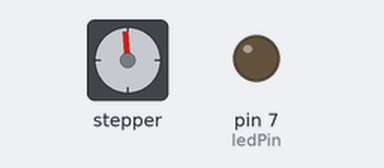
Simulated run of this sketch. Board: Arduino Uno, built with avr-gcc and run on an emulated ATmega328P. Shown: stepper motor, output pins drawn as LEDs (lit = HIGH). Stepper angles assume 100 steps per turn.

Above: at 0.15 s.
At 0.75 s:
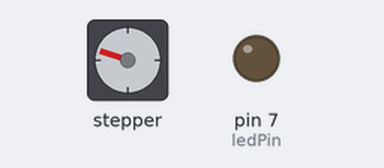
At 1.66 s:
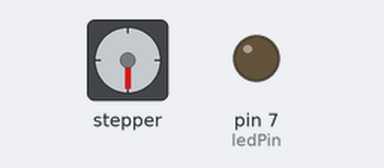
At 3.1 s:
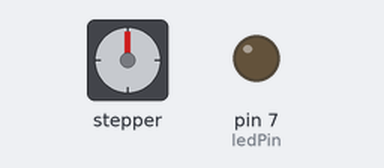
Timing chart, 0 to 4.6 s (numbered marks = the images above):
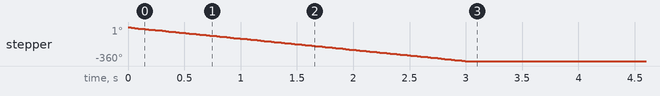

Measured:
- by itself, stepper: turns 360° counter-clockwise in 3.0 s

The sketch:

sky_dip.ino.ino
```cpp
#include <Stepper.h>


const byte ledPin = 7;
const byte interruptPin = 6;
const int stepsPerRevolution = 100;
volatile byte state = LOW;
volatile byte search = true;
int safetyStop = 100;
int counter = 0;

Stepper stepper(stepsPerRevolution, 8, 9, 11, 10);


void setup() {
  Serial.begin(9600);
  pinMode(ledPin, OUTPUT);
  pinMode(interruptPin, INPUT);
  Serial.begin(9600);
  attachInterrupt(digitalPinToInterrupt(interruptPin), zero, CHANGE);
  stepper.setSpeed(30);
}

void loop() {
  digitalWrite(ledPin, state);
  if(search and counter < safetyStop) {
    stepper.step(-1);
    counter += 1;
    delay(10);
  }
}

void zero() {
  state = !state;
  search = false;
  Serial.println("zero point");
  state = !state;
  search = true;
  stepper.step(counter);
  Serial.println("return journey");

  //delay(1000);
  //stepper.step(counter-1);
}
```
